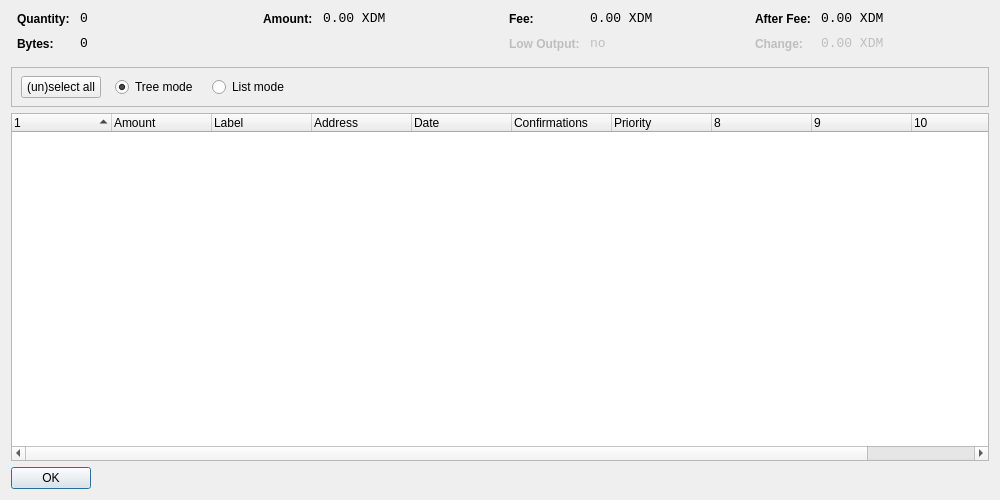
<?xml version="1.0" encoding="UTF-8"?>
<ui version="4.0">
 <class>CoinControlDialog</class>
 <widget class="QDialog" name="CoinControlDialog">
  <property name="geometry">
   <rect>
    <x>0</x>
    <y>0</y>
    <width>1000</width>
    <height>500</height>
   </rect>
  </property>
  <property name="windowTitle">
   <string>Coin Control</string>
  </property>
  <layout class="QVBoxLayout" name="verticalLayout">
   <item>
    <layout class="QHBoxLayout" name="horizontalLayoutTop" stretch="0,0,0,0">
     <property name="topMargin">
      <number>0</number>
     </property>
     <property name="bottomMargin">
      <number>10</number>
     </property>
     <item>
      <layout class="QFormLayout" name="formLayoutCoinControl1">
       <property name="horizontalSpacing">
        <number>10</number>
       </property>
       <property name="verticalSpacing">
        <number>10</number>
       </property>
       <property name="leftMargin">
        <number>6</number>
       </property>
       <property name="rightMargin">
        <number>6</number>
       </property>
       <item row="0" column="0">
        <widget class="QLabel" name="labelCoinControlQuantityText">
         <property name="styleSheet">
          <string notr="true">font-weight:bold;</string>
         </property>
         <property name="text">
          <string>Quantity:</string>
         </property>
        </widget>
       </item>
       <item row="0" column="1">
        <widget class="QLabel" name="labelCoinControlQuantity">
         <property name="font">
          <font>
           <family>Monospace</family>
           <pointsize>10</pointsize>
          </font>
         </property>
         <property name="cursor">
          <cursorShape>IBeamCursor</cursorShape>
         </property>
         <property name="contextMenuPolicy">
          <enum>Qt::ActionsContextMenu</enum>
         </property>
         <property name="text">
          <string notr="true">0</string>
         </property>
         <property name="textInteractionFlags">
          <set>Qt::LinksAccessibleByMouse|Qt::TextSelectableByKeyboard|Qt::TextSelectableByMouse</set>
         </property>
        </widget>
       </item>
       <item row="1" column="0">
        <widget class="QLabel" name="labelCoinControlBytesText">
         <property name="styleSheet">
          <string notr="true">font-weight:bold;</string>
         </property>
         <property name="text">
          <string>Bytes:</string>
         </property>
        </widget>
       </item>
       <item row="1" column="1">
        <widget class="QLabel" name="labelCoinControlBytes">
         <property name="font">
          <font>
           <family>Monospace</family>
           <pointsize>10</pointsize>
          </font>
         </property>
         <property name="cursor">
          <cursorShape>IBeamCursor</cursorShape>
         </property>
         <property name="contextMenuPolicy">
          <enum>Qt::ActionsContextMenu</enum>
         </property>
         <property name="text">
          <string notr="true">0</string>
         </property>
         <property name="textInteractionFlags">
          <set>Qt::LinksAccessibleByMouse|Qt::TextSelectableByKeyboard|Qt::TextSelectableByMouse</set>
         </property>
        </widget>
       </item>
      </layout>
     </item>
     <item>
      <layout class="QFormLayout" name="formLayoutCoinControl2">
       <property name="horizontalSpacing">
        <number>10</number>
       </property>
       <property name="verticalSpacing">
        <number>10</number>
       </property>
       <property name="leftMargin">
        <number>6</number>
       </property>
       <property name="rightMargin">
        <number>6</number>
       </property>
       <item row="0" column="0">
        <widget class="QLabel" name="labelCoinControlAmountText">
         <property name="styleSheet">
          <string notr="true">font-weight:bold;</string>
         </property>
         <property name="text">
          <string>Amount:</string>
         </property>
        </widget>
       </item>
       <item row="0" column="1">
        <widget class="QLabel" name="labelCoinControlAmount">
         <property name="font">
          <font>
           <family>Monospace</family>
           <pointsize>10</pointsize>
          </font>
         </property>
         <property name="cursor">
          <cursorShape>IBeamCursor</cursorShape>
         </property>
         <property name="contextMenuPolicy">
          <enum>Qt::ActionsContextMenu</enum>
         </property>
         <property name="text">
          <string notr="true">0.00 XDM</string>
         </property>
         <property name="textInteractionFlags">
          <set>Qt::LinksAccessibleByMouse|Qt::TextSelectableByKeyboard|Qt::TextSelectableByMouse</set>
         </property>
        </widget>
       </item>
      </layout>
     </item>
     <item>
      <layout class="QFormLayout" name="formLayoutCoinControl3">
       <property name="horizontalSpacing">
        <number>10</number>
       </property>
       <property name="verticalSpacing">
        <number>10</number>
       </property>
       <property name="leftMargin">
        <number>6</number>
       </property>
       <property name="rightMargin">
        <number>6</number>
       </property>
       <item row="0" column="0">
        <widget class="QLabel" name="labelCoinControlFeeText">
         <property name="styleSheet">
          <string notr="true">font-weight:bold;</string>
         </property>
         <property name="text">
          <string>Fee:</string>
         </property>
        </widget>
       </item>
       <item row="0" column="1">
        <widget class="QLabel" name="labelCoinControlFee">
         <property name="font">
          <font>
           <family>Monospace</family>
           <pointsize>10</pointsize>
          </font>
         </property>
         <property name="cursor">
          <cursorShape>IBeamCursor</cursorShape>
         </property>
         <property name="contextMenuPolicy">
          <enum>Qt::ActionsContextMenu</enum>
         </property>
         <property name="text">
          <string notr="true">0.00 XDM</string>
         </property>
         <property name="textInteractionFlags">
          <set>Qt::LinksAccessibleByMouse|Qt::TextSelectableByKeyboard|Qt::TextSelectableByMouse</set>
         </property>
        </widget>
       </item>
       <item row="1" column="0">
        <widget class="QLabel" name="labelCoinControlLowOutputText">
         <property name="enabled">
          <bool>false</bool>
         </property>
         <property name="styleSheet">
          <string notr="true">font-weight:bold;</string>
         </property>
         <property name="text">
          <string>Low Output:</string>
         </property>
        </widget>
       </item>
       <item row="1" column="1">
        <widget class="QLabel" name="labelCoinControlLowOutput">
         <property name="enabled">
          <bool>false</bool>
         </property>
         <property name="font">
          <font>
           <family>Monospace</family>
           <pointsize>10</pointsize>
          </font>
         </property>
         <property name="cursor">
          <cursorShape>IBeamCursor</cursorShape>
         </property>
         <property name="contextMenuPolicy">
          <enum>Qt::ActionsContextMenu</enum>
         </property>
         <property name="text">
          <string notr="true">no</string>
         </property>
         <property name="textInteractionFlags">
          <set>Qt::LinksAccessibleByMouse|Qt::TextSelectableByKeyboard|Qt::TextSelectableByMouse</set>
         </property>
        </widget>
       </item>
      </layout>
     </item>
     <item>
      <layout class="QFormLayout" name="formLayoutCoinControl4">
       <property name="horizontalSpacing">
        <number>10</number>
       </property>
       <property name="verticalSpacing">
        <number>10</number>
       </property>
       <property name="leftMargin">
        <number>6</number>
       </property>
       <property name="rightMargin">
        <number>6</number>
       </property>
       <item row="0" column="0">
        <widget class="QLabel" name="labelCoinControlAfterFeeText">
         <property name="styleSheet">
          <string notr="true">font-weight:bold;</string>
         </property>
         <property name="text">
          <string>After Fee:</string>
         </property>
        </widget>
       </item>
       <item row="0" column="1">
        <widget class="QLabel" name="labelCoinControlAfterFee">
         <property name="font">
          <font>
           <family>Monospace</family>
           <pointsize>10</pointsize>
          </font>
         </property>
         <property name="cursor">
          <cursorShape>IBeamCursor</cursorShape>
         </property>
         <property name="contextMenuPolicy">
          <enum>Qt::ActionsContextMenu</enum>
         </property>
         <property name="text">
          <string notr="true">0.00 XDM</string>
         </property>
         <property name="textInteractionFlags">
          <set>Qt::LinksAccessibleByMouse|Qt::TextSelectableByKeyboard|Qt::TextSelectableByMouse</set>
         </property>
        </widget>
       </item>
       <item row="1" column="0">
        <widget class="QLabel" name="labelCoinControlChangeText">
         <property name="enabled">
          <bool>false</bool>
         </property>
         <property name="styleSheet">
          <string notr="true">font-weight:bold;</string>
         </property>
         <property name="text">
          <string>Change:</string>
         </property>
        </widget>
       </item>
       <item row="1" column="1">
        <widget class="QLabel" name="labelCoinControlChange">
         <property name="enabled">
          <bool>false</bool>
         </property>
         <property name="font">
          <font>
           <family>Monospace</family>
           <pointsize>10</pointsize>
          </font>
         </property>
         <property name="cursor">
          <cursorShape>IBeamCursor</cursorShape>
         </property>
         <property name="contextMenuPolicy">
          <enum>Qt::ActionsContextMenu</enum>
         </property>
         <property name="text">
          <string notr="true">0.00 XDM</string>
         </property>
         <property name="textInteractionFlags">
          <set>Qt::LinksAccessibleByMouse|Qt::TextSelectableByKeyboard|Qt::TextSelectableByMouse</set>
         </property>
        </widget>
       </item>
      </layout>
     </item>
    </layout>
   </item>
   <item>
    <widget class="QFrame" name="frame">
     <property name="minimumSize">
      <size>
       <width>0</width>
       <height>40</height>
      </size>
     </property>
     <property name="frameShape">
      <enum>QFrame::StyledPanel</enum>
     </property>
     <property name="frameShadow">
      <enum>QFrame::Sunken</enum>
     </property>
     <widget class="QWidget" name="horizontalLayoutWidget">
      <property name="geometry">
       <rect>
        <x>10</x>
        <y>0</y>
        <width>781</width>
        <height>41</height>
       </rect>
      </property>
      <layout class="QHBoxLayout" name="horizontalLayoutPanel" stretch="0,0,0,0,0">
       <property name="spacing">
        <number>14</number>
       </property>
       <item>
        <widget class="QPushButton" name="pushButtonSelectAll">
         <property name="sizePolicy">
          <sizepolicy hsizetype="Maximum" vsizetype="Fixed">
           <horstretch>0</horstretch>
           <verstretch>0</verstretch>
          </sizepolicy>
         </property>
         <property name="text">
          <string>(un)select all</string>
         </property>
        </widget>
       </item>
       <item>
        <widget class="QRadioButton" name="radioTreeMode">
         <property name="sizePolicy">
          <sizepolicy hsizetype="Maximum" vsizetype="Fixed">
           <horstretch>0</horstretch>
           <verstretch>0</verstretch>
          </sizepolicy>
         </property>
         <property name="text">
          <string>Tree mode</string>
         </property>
         <property name="checked">
          <bool>true</bool>
         </property>
        </widget>
       </item>
       <item>
        <widget class="QRadioButton" name="radioListMode">
         <property name="sizePolicy">
          <sizepolicy hsizetype="Maximum" vsizetype="Fixed">
           <horstretch>0</horstretch>
           <verstretch>0</verstretch>
          </sizepolicy>
         </property>
         <property name="text">
          <string>List mode</string>
         </property>
        </widget>
       </item>
       <item>
        <spacer name="horizontalSpacer">
         <property name="orientation">
          <enum>Qt::Horizontal</enum>
         </property>
         <property name="sizeHint" stdset="0">
          <size>
           <width>40</width>
           <height>20</height>
          </size>
         </property>
        </spacer>
       </item>
      </layout>
     </widget>
    </widget>
   </item>
   <item>
    <widget class="CoinControlTreeWidget" name="treeWidget">
     <property name="contextMenuPolicy">
      <enum>Qt::CustomContextMenu</enum>
     </property>
     <property name="sortingEnabled">
      <bool>false</bool>
     </property>
     <property name="columnCount">
      <number>11</number>
     </property>
     <attribute name="headerShowSortIndicator" stdset="0">
      <bool>true</bool>
     </attribute>
     <attribute name="headerStretchLastSection">
      <bool>false</bool>
     </attribute>
     <column>
      <property name="text">
       <string/>
      </property>
     </column>
     <column>
      <property name="text">
       <string>Amount</string>
      </property>
     </column>
     <column>
      <property name="text">
       <string>Label</string>
      </property>
     </column>
     <column>
      <property name="text">
       <string>Address</string>
      </property>
     </column>
     <column>
      <property name="text">
       <string>Date</string>
      </property>
     </column>
     <column>
      <property name="text">
       <string>Confirmations</string>
      </property>
      <property name="toolTip">
       <string>Confirmed</string>
      </property>
     </column>
     <column>
      <property name="text">
       <string>Priority</string>
      </property>
     </column>
     <column>
      <property name="text">
       <string/>
      </property>
     </column>
     <column>
      <property name="text">
       <string/>
      </property>
     </column>
     <column>
      <property name="text">
       <string/>
      </property>
     </column>
     <column>
      <property name="text">
       <string/>
      </property>
     </column>
    </widget>
   </item>
   <item>
    <widget class="QDialogButtonBox" name="buttonBox">
     <property name="sizePolicy">
      <sizepolicy hsizetype="Maximum" vsizetype="Fixed">
       <horstretch>0</horstretch>
       <verstretch>0</verstretch>
      </sizepolicy>
     </property>
     <property name="orientation">
      <enum>Qt::Horizontal</enum>
     </property>
     <property name="standardButtons">
      <set>QDialogButtonBox::Ok</set>
     </property>
    </widget>
   </item>
  </layout>
 </widget>
 <customwidgets>
  <customwidget>
   <class>CoinControlTreeWidget</class>
   <extends>QTreeWidget</extends>
   <header>coincontroltreewidget.h</header>
  </customwidget>
 </customwidgets>
 <resources/>
 <connections/>
</ui>
